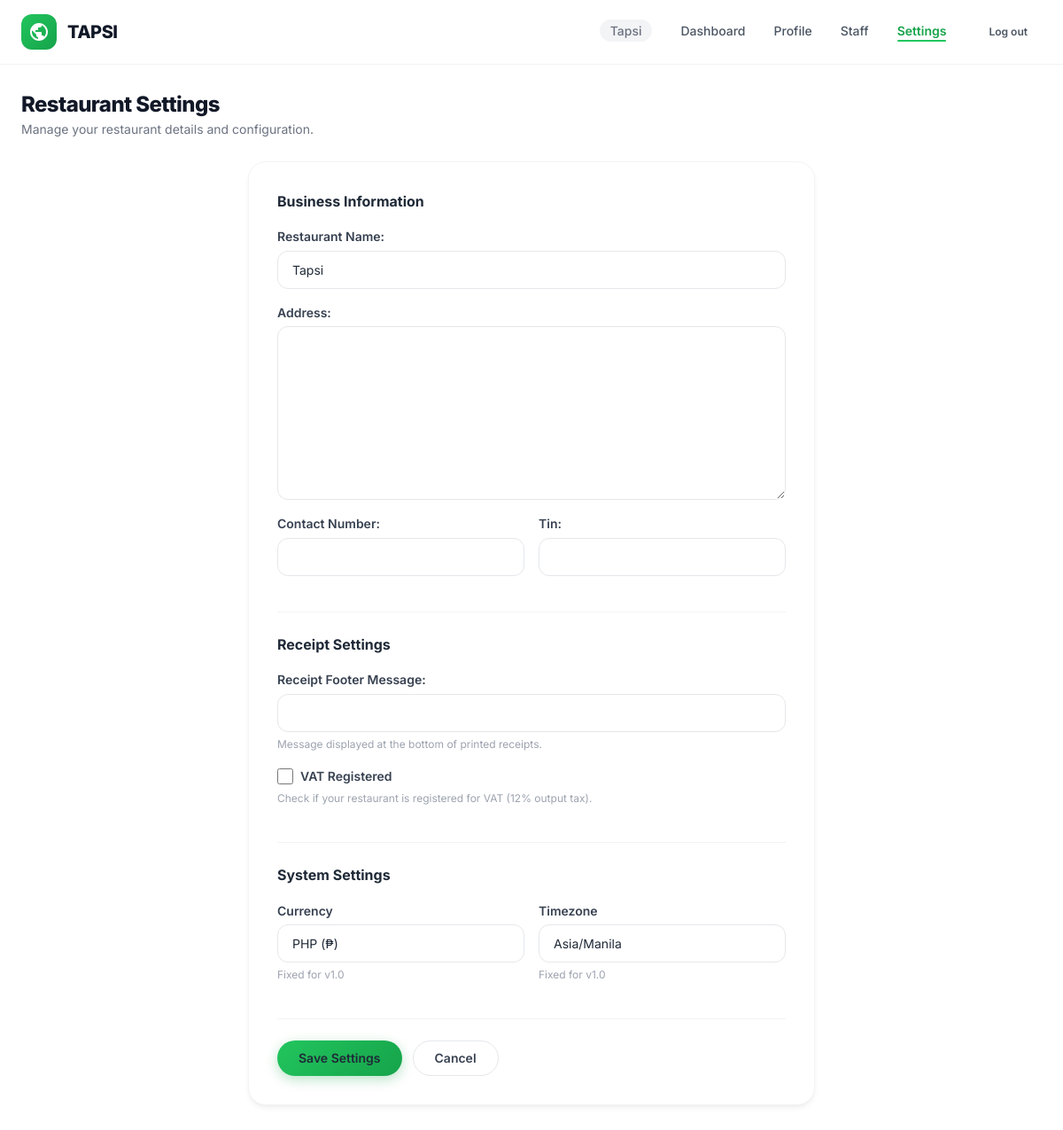
/accounts/settings/ (signed in), run on an earlier commit of the app's database.
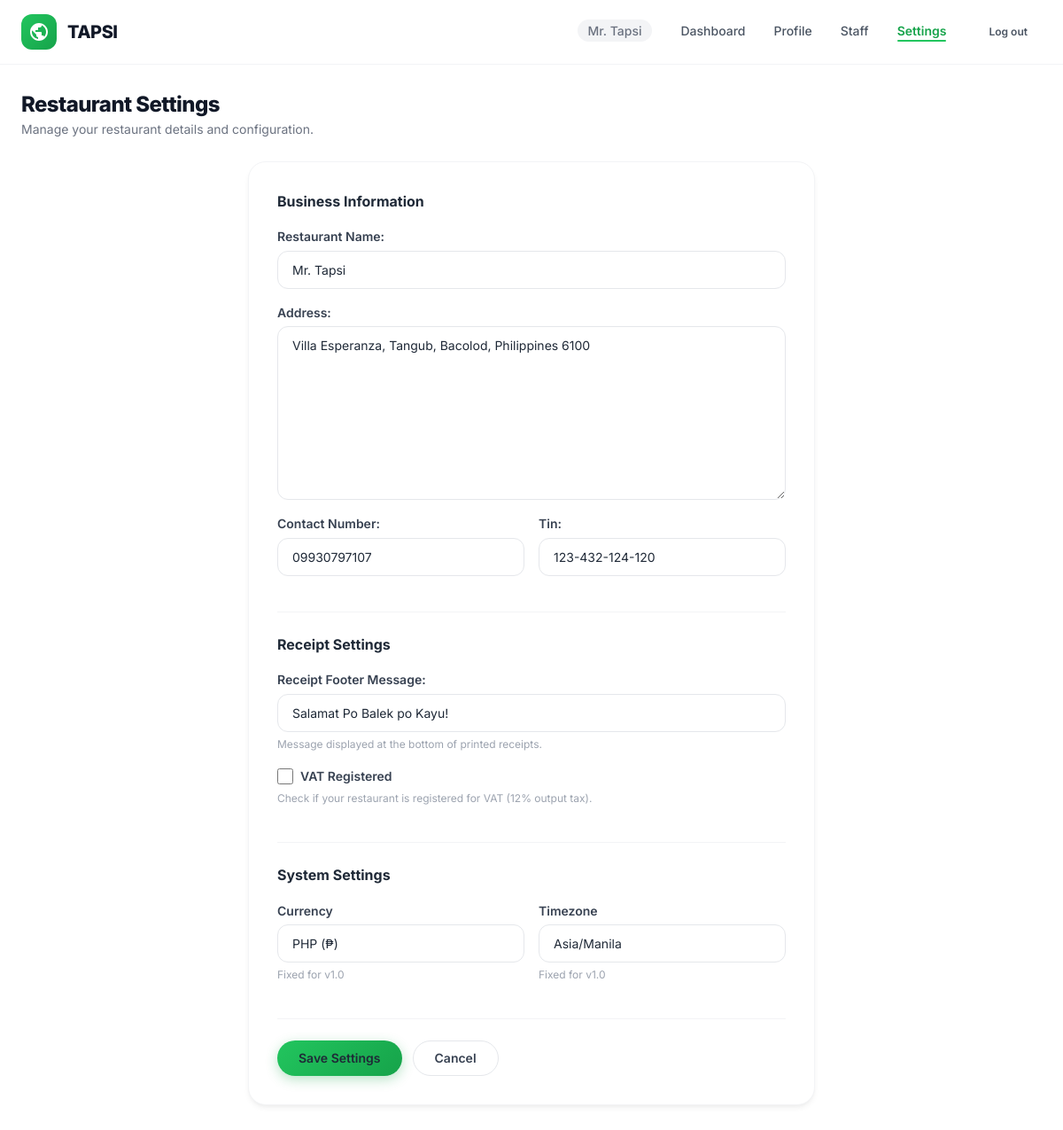
And on a later commit of the database.
### accounts/models.py (models this page shows, shortened)
class User(AbstractUser):
    class Role(models.TextChoices):
        OWNER = "OWNER", "Owner"
        MANAGER = "MANAGER", "Manager"
        CASHIER = "CASHIER", "Cashier"
        KITCHEN = "KITCHEN", "Kitchen"
    username = models.CharField(max_length=254, unique=True, editable=False)
    email = models.EmailField(unique=True)
    restaurant = models.ForeignKey(Restaurant, on_delete=models.PROTECT, related_name="users", null=True, blank=True)
    role = models.CharField(max_length=10, choices=Role.choices, default=Role.CASHIER)
    phone = models.CharField(max_length=30, blank=True, validators=[RegexValidator(r"^[0-9+() -]*$", "Enter a valid phone number.")])
    avatar = models.FileField(upload_to="avatars/", blank=True)
    must_change_password = models.BooleanField(default=False)
    failed_login_count = models.PositiveSmallIntegerField(default=0)
    locked_until = models.DateTimeField(null=True, blank=True)
    pending_email = models.EmailField(blank=True)
    is_deleted = models.BooleanField(default=False)
    deleted_at = models.DateTimeField(null=True, blank=True)
    USERNAME_FIELD = "email"
    REQUIRED_FIELDS: list[str] = []
    objects = UserManager()
    class Meta:
        indexes = [
            models.Index(fields=["restaurant", "role"]),
            models.Index(fields=["restaurant", "is_active", "is_deleted"]),
        ]

class Restaurant(models.Model):
    name = models.CharField(max_length=150)
    address = models.TextField(blank=True)
    contact_number = models.CharField(max_length=30, blank=True)
    tin = models.CharField(max_length=30, blank=True)
    is_vat_registered = models.BooleanField(default=False)
    receipt_footer = models.CharField(max_length=255, blank=True)
    timezone = models.CharField(max_length=50, default="Asia/Manila", editable=False)
    created_at = models.DateTimeField(auto_now_add=True)

### accounts/views.py (the view)
# urls.py: path("settings/", views.restaurant_settings, name="restaurant_settings"),
@login_required
def restaurant_settings(request):
    if request.user.role != User.Role.OWNER:
        messages.error(request, "Only the Owner can access restaurant settings.")
        return redirect("dashboard")
    restaurant = request.user.restaurant
    form = RestaurantSettingsForm(request.POST or None, instance=restaurant)
    if request.method == "POST" and form.is_valid():
        form.save()
        messages.success(request, "Restaurant settings updated.")
        return redirect("accounts:restaurant_settings")
    return render(request, "accounts/restaurant_settings.html", {"restaurant": restaurant, "form": form})

### accounts/forms.py (shortened to what this page needs)
class RestaurantSettingsForm(StyledFormMixin, forms.ModelForm):
    class Meta:
        model = Restaurant
        fields = ("name", "address", "contact_number", "tin", "receipt_footer", "is_vat_registered")
        labels = {
            "name": "Restaurant Name",
            "contact_number": "Contact Number",
            "receipt_footer": "Receipt Footer Message",
            "is_vat_registered": "VAT Registered",
        }
    def __init__(self, *args, **kwargs):
        super().__init__(*args, **kwargs)
        self._apply_classes()

### accounts/forms.py (called while the page is built)
    def _apply_classes(self):
        for field in self.fields.values():
            field.widget.attrs.setdefault("class", "input")

### accounts/models.py (called while the page is built)
    def get_queryset(self):
        return super().get_queryset().filter(is_deleted=False)

### templates/accounts/restaurant_settings.html (shortened to what this page needs)
{% extends 'base.html' %}
{% block content %}
<div class="page-heading">
    <div>
        <h1>Restaurant Settings</h1>
        <p style="color: var(--gray-500); font-size: var(--font-size-sm); margin-top: var(--space-1);">Manage your restaurant details and configuration.</p>
    </div>
</div>
<div class="form-card" style="max-width: 640px;">
    <form method="post" novalidate>
        <div class="settings-section">
            <h3 class="settings-section-title">Business Information</h3>
            <div class="field">
                {{ form.name.label_tag }}
                {{ form.name }}
            </div>
            <div class="field">
                {{ form.address.label_tag }}
                {{ form.address }}
            </div>
            <div class="field-row">
                <div class="field">
                    {{ form.contact_number.label_tag }}
                    {{ form.contact_number }}
                </div>
                <div class="field">
                    {{ form.tin.label_tag }}
                    {{ form.tin }}
                </div>
            </div>
        </div>
        <div class="settings-section">
            <h3 class="settings-section-title">Receipt Settings</h3>
            <div class="field">
                {{ form.receipt_footer.label_tag }}
                {{ form.receipt_footer }}
                <small>Message displayed at the bottom of printed receipts.</small>
            </div>
            <div class="field">
                <label class="checkbox-label">
                    {{ form.is_vat_registered }}
                    <span>{{ form.is_vat_registered.label }}</span>
                </label>
                <small>Check if your restaurant is registered for VAT (12% output tax).</small>
            </div>
        </div>
        <div class="settings-section">
            <h3 class="settings-section-title">System Settings</h3>
            <div class="field-row">
                <div class="field">
                    <label>Currency</label>
                    <input type="text" value="PHP (₱)" disabled>
                    <small>Fixed for v1.0</small>
                </div>
                <div class="field">
                    <label>Timezone</label>
                    <input type="text" value="Asia/Manila" disabled>
                    <small>Fixed for v1.0</small>
                </div>
            </div>
        </div>
        <div style="display: flex; gap: var(--space-3); margin-top: var(--space-6);">
            <button type="submit" class="btn btn-primary">Save Settings</button>
            <a href="{% url 'dashboard' %}" class="btn btn-secondary">Cancel</a>
        </div>
    </form>
</div>
{% endblock %}

### templates/base.html (shortened to what this page needs)
{% load static %}
<!doctype html>
<html lang="en">
<head>
    <link rel="stylesheet" href="{% static 'css/design/tokens.css' %}">
    <link rel="stylesheet" href="{% static 'css/design/components.css' %}">
    <link rel="stylesheet" href="{% static 'css/app.css' %}">
</head>
<body>
    <header class="navbar">
        <div class="navbar-inner">
            <a class="navbar-logo" href="{% url 'dashboard' %}">
                <div class="navbar-logo-icon">
                </div>
                <span class="navbar-logo-text">TAPSI</span>
            </a>
            {% if user.is_authenticated %}
            <ul class="navbar-links">
                <li><span class="nav-restaurant-name">{{ user.restaurant.name }}</span></li>
                <li><a href="{% url 'dashboard' %}" class="{% if request.resolver_match.url_name == 'dashboard' %}active{% endif %}">Dashboard</a></li>
                <li><a href="{% url 'accounts:profile' %}" class="{% if request.resolver_match.url_name == 'profile' %}active{% endif %}">Profile</a></li>
                {% if user.role == 'OWNER' or user.role == 'MANAGER' %}
                <li><a href="{% url 'accounts:staff_list' %}" class="{% if request.resolver_match.url_name == 'staff_list' or request.resolver_match.url_name == 'create_staff' %}active{% endif %}">Staff</a></li>
                {% endif %}
                {% if user.role == 'OWNER' %}
                <li><a href="{% url 'accounts:restaurant_settings' %}" class="{% if request.resolver_match.url_name == 'restaurant_settings' %}active{% endif %}">Settings</a></li>
                {% endif %}
                <li>
                    <form method="post" action="{% url 'accounts:logout' %}" style="display:inline">
                        <button type="submit" class="btn btn-ghost btn-sm">Log out</button>
                    </form>
                </li>
            </ul>
            {% endif %}
        </div>
    </header>
    <main class="container">
        {% block content %}{% endblock %}
    </main>
</body>
</html>

### static/css/design/tokens.css (style rules this page uses)
:root { --tapsi-50: #f0fdf4; --tapsi-100: #dcfce7; --tapsi-200: #bbf7d0; --tapsi-300: #86efac; --tapsi-400: #4ade80; --tapsi-500: #22c55e; --tapsi-600: #16a34a; --tapsi-700: #15803d; --tapsi-800: #166534; --tapsi-900: #14532d; --gray-50: #f9fafb; --gray-100: #f3f4f6; --gray-200: #e5e7eb; --gray-300: #d1d5db; --gray-400: #9ca3af; --gray-500: #6b7280; --gray-600: #4b5563; --gray-700: #374151; --gray-800: #1f2937; --gray-900: #111827; --color-success: #22c55e; --color-warning: #f59e0b; --color-error: #ef4444; --color-info: #3b82f6; --surface-primary: #ffffff; --surface-secondary: #f9fafb; --surface-tertiary: #f3f4f6; --font-family: 'Inter', system-ui, -apple-system, BlinkMacSystemFont, 'Segoe UI', sans-serif; --font-size-xs: 0.75rem; --font-size-sm: 0.875rem; --font-size-base: 1rem; --font-size-lg: 1.125rem; --font-size-xl: 1.25rem; --font-size-2xl: 1.5rem; --font-size-3xl: 1.875rem; --font-size-4xl: 2.25rem; --font-size-5xl: 3rem; --font-weight-regular: 400; --font-weight-medium: 500; --font-weight-semibold: 600; --font-weight-bold: 700; --font-weight-extrabold:800; --line-height-tight: 1.1; --line-height-snug: 1.3; --line-height-normal: 1.6; --line-height-relaxed:1.75; --letter-spacing-tight: -0.025em; --letter-spacing-normal: 0; --letter-spacing-wide: 0.05em; --space-0: 0; --space-1: 0.25rem; --space-2: 0.5rem; --space-3: 0.75rem; --space-4: 1rem; --space-5: 1.25rem; --space-6: 1.5rem; --space-8: 2rem; --space-10: 2.5rem; --space-12: 3rem; --space-16: 4rem; --space-20: 5rem; --space-24: 6rem; --radius-sm: 6px; --radius-md: 8px; --radius-lg: 12px; --radius-xl: 16px; --radius-2xl: 20px; --radius-full: 9999px; --shadow-xs: 0 1px 2px rgba(0, 0, 0, 0.04); --shadow-sm: 0 1px 3px rgba(0, 0, 0, 0.06), 0 1px 2px rgba(0, 0, 0, 0.04); --shadow-md: 0 4px 6px -1px rgba(0, 0, 0, 0.06), 0 2px 4px -2px rgba(0, 0, 0, 0.04); --shadow-lg: 0 10px 15px -3px rgba(0, 0, 0, 0.07), 0 4px 6px -4px rgba(0, 0, 0, 0.04); --shadow-xl: 0 20px 25px -5px rgba(0, 0, 0, 0.08), 0 8px 10px -6px rgba(0, 0, 0, 0.04); --shadow-2xl: 0 25px 50px -12px rgba(0, 0, 0, 0.15); --shadow-inner: inset 0 2px 4px rgba(0, 0, 0, 0.04); --transition-fast: 150ms ease; --transition-base: 200ms ease; --transition-slow: 300ms ease; --transition-spring: 500ms cubic-bezier(0.34, 1.56, 0.64, 1); --z-dropdown: 10; --z-sticky: 20; --z-overlay: 30; --z-modal: 40; --z-toast: 50; --container-sm: 640px; --container-md: 768px; --container-lg: 1024px; --container-xl: 1200px; --container-2xl: 1400px; }

What changed in the data, as far as the page shows it:
changed User: restaurant.name "Tapsi" → "Mr. Tapsi"
changed Restaurant: name "Tapsi" → "Mr. Tapsi"; address (not shown) → "Villa Esperanza, Tangub, Bacolod, Philippines 6100"; contact_number (not shown) → "09930797107"; tin (not shown) → "123-432-124-120"; receipt_footer (not shown) → "Salamat Po Balek po Kayu!"
